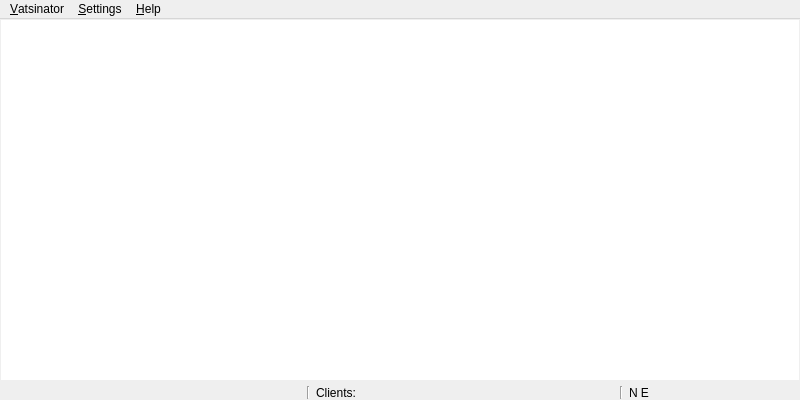
<?xml version="1.0" encoding="UTF-8"?>
<ui version="4.0">
 <class>VatsinatorWindow</class>
 <widget class="QMainWindow" name="VatsinatorWindow">
  <property name="geometry">
   <rect>
    <x>0</x>
    <y>0</y>
    <width>800</width>
    <height>400</height>
   </rect>
  </property>
  <property name="sizePolicy">
   <sizepolicy hsizetype="Expanding" vsizetype="Expanding">
    <horstretch>0</horstretch>
    <verstretch>0</verstretch>
   </sizepolicy>
  </property>
  <property name="minimumSize">
   <size>
    <width>800</width>
    <height>400</height>
   </size>
  </property>
  <property name="windowTitle">
   <string notr="true">Vatsinator</string>
  </property>
  <property name="windowIcon">
   <iconset resource="../resources/imgs.qrc">
    <normaloff>:/mainIcon/icon.png</normaloff>:/mainIcon/icon.png</iconset>
  </property>
  <widget class="QWidget" name="MainWidget">
   <property name="sizePolicy">
    <sizepolicy hsizetype="Expanding" vsizetype="Expanding">
     <horstretch>0</horstretch>
     <verstretch>0</verstretch>
    </sizepolicy>
   </property>
   <layout class="QVBoxLayout" name="verticalLayout">
    <property name="margin">
     <number>1</number>
    </property>
    <item>
     <widget class="MapView" name="Map">
      <property name="mouseTracking">
       <bool>true</bool>
      </property>
      <property name="frameShape">
       <enum>QFrame::NoFrame</enum>
      </property>
      <property name="frameShadow">
       <enum>QFrame::Plain</enum>
      </property>
      <property name="verticalScrollBarPolicy">
       <enum>Qt::ScrollBarAlwaysOff</enum>
      </property>
      <property name="horizontalScrollBarPolicy">
       <enum>Qt::ScrollBarAlwaysOff</enum>
      </property>
      <property name="renderHints">
       <set>QPainter::SmoothPixmapTransform|QPainter::TextAntialiasing</set>
      </property>
      <property name="dragMode">
       <enum>QGraphicsView::ScrollHandDrag</enum>
      </property>
      <property name="transformationAnchor">
       <enum>QGraphicsView::AnchorUnderMouse</enum>
      </property>
     </widget>
    </item>
    <item>
     <layout class="QGridLayout" name="MainGridLayout">
      <item row="0" column="5">
       <widget class="QLabel" name="PositionBox">
        <property name="sizePolicy">
         <sizepolicy hsizetype="Fixed" vsizetype="Fixed">
          <horstretch>0</horstretch>
          <verstretch>0</verstretch>
         </sizepolicy>
        </property>
        <property name="minimumSize">
         <size>
          <width>170</width>
          <height>13</height>
         </size>
        </property>
        <property name="maximumSize">
         <size>
          <width>170</width>
          <height>13</height>
         </size>
        </property>
        <property name="text">
         <string notr="true">N E</string>
        </property>
       </widget>
      </item>
      <item row="0" column="2" colspan="2">
       <widget class="QLabel" name="ClientsBox">
        <property name="sizePolicy">
         <sizepolicy hsizetype="Expanding" vsizetype="Fixed">
          <horstretch>0</horstretch>
          <verstretch>0</verstretch>
         </sizepolicy>
        </property>
        <property name="minimumSize">
         <size>
          <width>200</width>
          <height>13</height>
         </size>
        </property>
        <property name="maximumSize">
         <size>
          <width>16777215</width>
          <height>13</height>
         </size>
        </property>
        <property name="text">
         <string notr="true">Clients:</string>
        </property>
       </widget>
      </item>
      <item row="0" column="0">
       <widget class="ReplaceableWidget" name="Replaceable" native="true">
        <property name="sizePolicy">
         <sizepolicy hsizetype="Fixed" vsizetype="Fixed">
          <horstretch>0</horstretch>
          <verstretch>0</verstretch>
         </sizepolicy>
        </property>
        <property name="minimumSize">
         <size>
          <width>300</width>
          <height>13</height>
         </size>
        </property>
        <property name="maximumSize">
         <size>
          <width>300</width>
          <height>13</height>
         </size>
        </property>
       </widget>
      </item>
      <item row="0" column="4">
       <widget class="Line" name="line">
        <property name="orientation">
         <enum>Qt::Vertical</enum>
        </property>
       </widget>
      </item>
      <item row="0" column="1">
       <widget class="Line" name="line_2">
        <property name="orientation">
         <enum>Qt::Vertical</enum>
        </property>
       </widget>
      </item>
     </layout>
    </item>
   </layout>
  </widget>
  <widget class="QMenuBar" name="MenuBar">
   <property name="geometry">
    <rect>
     <x>0</x>
     <y>0</y>
     <width>800</width>
     <height>20</height>
    </rect>
   </property>
   <widget class="QMenu" name="MenuVatsinator">
    <property name="geometry">
     <rect>
      <x>236</x>
      <y>199</y>
      <width>191</width>
      <height>234</height>
     </rect>
    </property>
    <property name="minimumSize">
     <size>
      <width>150</width>
      <height>0</height>
     </size>
    </property>
    <property name="title">
     <string>&amp;Vatsinator</string>
    </property>
    <addaction name="ActionMetar"/>
    <addaction name="ActionRefresh"/>
    <addaction name="EnableAutoUpdatesAction"/>
    <addaction name="ActionHomeLocation"/>
    <addaction name="separator"/>
    <addaction name="ActionFlightList"/>
    <addaction name="ActionATCList"/>
    <addaction name="separator"/>
    <addaction name="ActionExit"/>
   </widget>
   <widget class="QMenu" name="MenuHelp">
    <property name="minimumSize">
     <size>
      <width>150</width>
      <height>0</height>
     </size>
    </property>
    <property name="title">
     <string>&amp;Help</string>
    </property>
    <addaction name="ActionAbout"/>
   </widget>
   <widget class="QMenu" name="MenuSettings">
    <property name="title">
     <string>&amp;Settings</string>
    </property>
    <addaction name="ActionPreferences"/>
   </widget>
   <addaction name="MenuVatsinator"/>
   <addaction name="MenuSettings"/>
   <addaction name="MenuHelp"/>
  </widget>
  <action name="ActionExit">
   <property name="icon">
    <iconset theme="application-exit" resource="../resources/imgs.qrc">
     <normaloff>:/uiIcons/application-exit.png</normaloff>:/uiIcons/application-exit.png</iconset>
   </property>
   <property name="text">
    <string>Exit</string>
   </property>
   <property name="shortcut">
    <string notr="true">Ctrl+Q</string>
   </property>
   <property name="menuRole">
    <enum>QAction::QuitRole</enum>
   </property>
  </action>
  <action name="ActionAbout">
   <property name="icon">
    <iconset resource="../resources/imgs.qrc">
     <normaloff>:/mainIcon/icon.png</normaloff>:/mainIcon/icon.png</iconset>
   </property>
   <property name="text">
    <string>About</string>
   </property>
   <property name="menuRole">
    <enum>QAction::AboutRole</enum>
   </property>
  </action>
  <action name="ActionMetar">
   <property name="icon">
    <iconset theme="weather-few-clouds" resource="../resources/imgs.qrc">
     <normaloff>:/uiIcons/weather-clouds.png</normaloff>:/uiIcons/weather-clouds.png</iconset>
   </property>
   <property name="text">
    <string>METARs...</string>
   </property>
   <property name="shortcut">
    <string notr="true">Ctrl+M</string>
   </property>
  </action>
  <action name="ActionRefresh">
   <property name="enabled">
    <bool>false</bool>
   </property>
   <property name="icon">
    <iconset theme="view-refresh" resource="../resources/imgs.qrc">
     <normaloff>:/uiIcons/view-refresh.png</normaloff>:/uiIcons/view-refresh.png</iconset>
   </property>
   <property name="text">
    <string>Refresh</string>
   </property>
   <property name="shortcut">
    <string notr="true">F5</string>
   </property>
  </action>
  <action name="ActionPreferences">
   <property name="icon">
    <iconset theme="preferences-system" resource="../resources/imgs.qrc">
     <normaloff>:/uiIcons/configure.png</normaloff>:/uiIcons/configure.png</iconset>
   </property>
   <property name="text">
    <string>Settings</string>
   </property>
   <property name="menuRole">
    <enum>QAction::PreferencesRole</enum>
   </property>
  </action>
  <action name="ActionFlightList">
   <property name="enabled">
    <bool>true</bool>
   </property>
   <property name="text">
    <string>Flight list...</string>
   </property>
  </action>
  <action name="ActionATCList">
   <property name="text">
    <string>ATC list...</string>
   </property>
  </action>
  <action name="EnableAutoUpdatesAction">
   <property name="checkable">
    <bool>true</bool>
   </property>
   <property name="checked">
    <bool>true</bool>
   </property>
   <property name="text">
    <string>Enable auto-updates</string>
   </property>
   <property name="shortcut">
    <string notr="true">Ctrl+R</string>
   </property>
  </action>
  <action name="ActionHomeLocation">
   <property name="text">
    <string>Show home location</string>
   </property>
   <property name="shortcut">
    <string>Ctrl+H</string>
   </property>
  </action>
 </widget>
 <customwidgets>
  <customwidget>
   <class>ReplaceableWidget</class>
   <extends>QWidget</extends>
   <header>ui/widgets/replaceablewidget.h</header>
   <container>1</container>
  </customwidget>
  <customwidget>
   <class>MapView</class>
   <extends>QGraphicsView</extends>
   <header>ui/graphics/mapview.h</header>
  </customwidget>
 </customwidgets>
 <resources>
  <include location="../resources/imgs.qrc"/>
 </resources>
 <connections/>
</ui>
